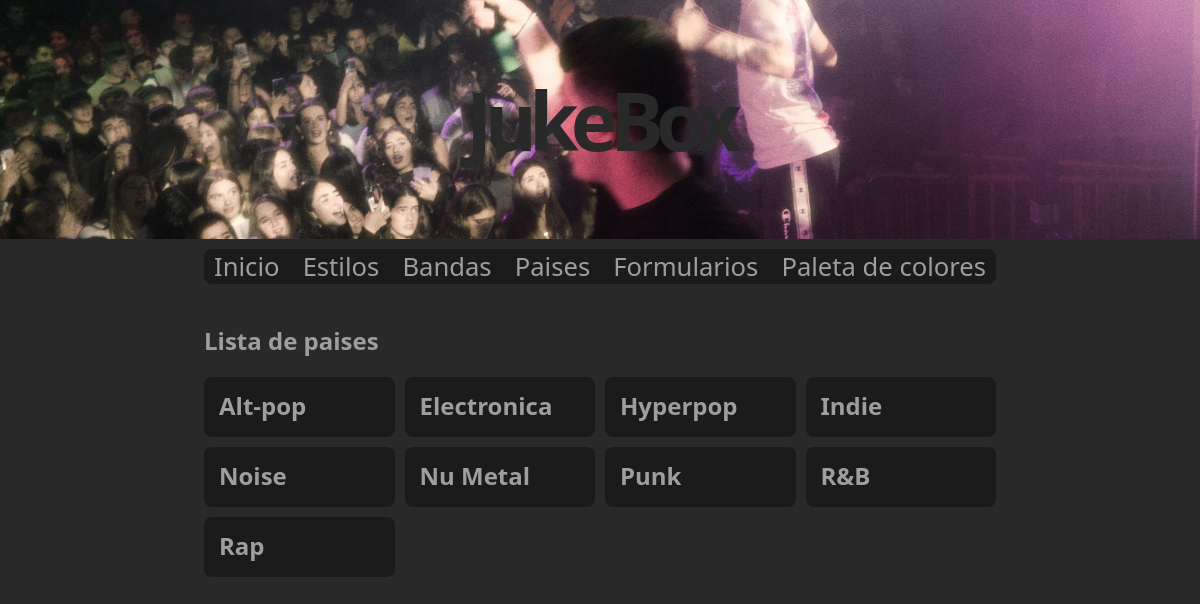
Screenshot of /es/estilos with the database file from the repository.
### appJukeBox/models.py (models this page shows, shortened)
class Estilo(models.Model):
    nombre = models.CharField(max_length=50)
    descripcion = models.TextField()

### appJukeBox/views.py (the view)
# urls.py: path('estilos', views.index_estilos, name='estilos'),
def index_estilos(request):
	estilos = get_list_or_404(Estilo.objects.order_by('nombre'))
	context = {'estilos': estilos}
	return render(request, 'estilos.html', context)

### appJukeBox/templates/estilos.html (shortened to what this page needs)
{% extends "base.html" %}
{% load i18n %}
{% block contenido %}
    <h2>{% trans "Lista de paises" %}</h2>
    <section class="container">
        {% if estilos %}
            {% for e in estilos %}
            <div class="card" onclick="redirect('/{{LANGUAGE_CODE}}/estilos/{{ e.id }}')">
                <div class="card-content">
                    <h2>
                        {{ e.nombre}}
                    </h2>
                </div>
            </div>
            {% endfor %}
        {% else %}
            <p>No hay paises añadidos.</p>
        {% endif %}
    </section>
{% endblock %}

### appJukeBox/static/css/estilos.css (style rules this page uses)
:root { --transition-time: 0.5s; --animation-time: 1s; --color-primario: rgb(248, 196, 245); --color-acento-oscuro: rgb(48, 35, 58); --color-acento-claro: rgb(207, 159, 228); --color-bordes: rgb(122, 85, 155); --color-acento-transicion: rgb(201, 137, 228); --color-seleccion-texto: rgb(255, 238, 254); --color-seleccion-fondo: rgb(233, 92, 223); }
body { font-family: system-ui; padding: 0px; margin: 0px; border: 0px; background-color: var(--color-primario); color: var(--color-acento-oscuro); }
.container { display: grid; grid-template-columns: repeat(auto-fill, minmax(180px, 1fr)); gap: 10px; padding: 0px; margin: 0px; justify-content: center; }
.card { background-color: var(--color-acento-claro); border-radius: 8px; transition: background-color var(--transition-time); }
.card-content { margin-bottom: 15px; }
.card h2 { margin-left: 15px; margin-bottom: 0px; margin-top: 12px; }

### rows the page displays
Estilo: nombre "Alt-pop"
Estilo: nombre "Electronica"
Estilo: nombre "Hyperpop"
Estilo: nombre "Indie"
Estilo: nombre "Noise"
Estilo: nombre "Nu Metal"
Estilo: nombre "Punk"
Estilo: nombre "R&B"
Estilo: nombre "Rap"
